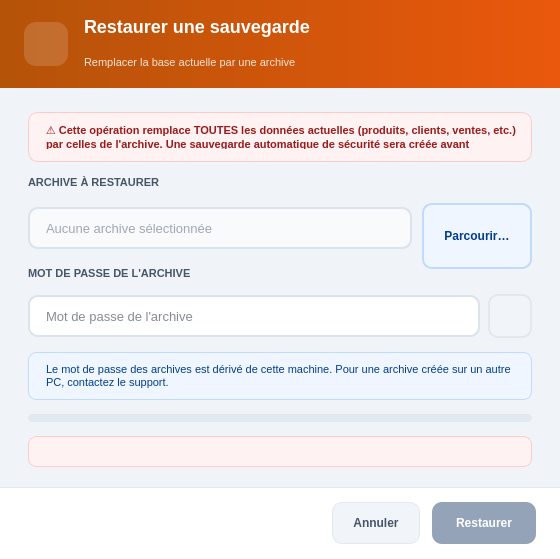
<?xml version="1.0" encoding="UTF-8"?>
<ui version="4.0">
 <class>Dialog</class>
 <widget class="QDialog" name="Dialog">
  <property name="geometry">
   <rect>
    <x>0</x>
    <y>0</y>
    <width>560</width>
    <height>559</height>
   </rect>
  </property>
  <property name="minimumSize">
   <size>
    <width>560</width>
    <height>500</height>
   </size>
  </property>
  <property name="windowTitle">
   <string>Restaurer une sauvegarde — Nova Pharma</string>
  </property>
  <property name="styleSheet">
   <string notr="true">QDialog#Dialog { background: #f0f4f8; }
QDialog#Dialog QLabel { background: transparent; }</string>
  </property>
  <layout class="QVBoxLayout" name="mainLayout">
   <property name="spacing">
    <number>0</number>
   </property>
   <property name="leftMargin">
    <number>0</number>
   </property>
   <property name="topMargin">
    <number>0</number>
   </property>
   <property name="rightMargin">
    <number>0</number>
   </property>
   <property name="bottomMargin">
    <number>0</number>
   </property>
   <item>
    <widget class="QFrame" name="header">
     <property name="minimumSize">
      <size>
       <width>0</width>
       <height>88</height>
      </size>
     </property>
     <property name="maximumSize">
      <size>
       <width>16777215</width>
       <height>88</height>
      </size>
     </property>
     <property name="styleSheet">
      <string notr="true">QFrame#header { background: qlineargradient(x1:0, y1:0, x2:1, y2:0, stop:0 #b45309, stop:1 #ea580c); border: none; }
QFrame#header QLabel { background: transparent; color: #ffffff; }</string>
     </property>
     <layout class="QHBoxLayout" name="headerLayout">
      <property name="spacing">
       <number>16</number>
      </property>
      <property name="leftMargin">
       <number>24</number>
      </property>
      <property name="rightMargin">
       <number>24</number>
      </property>
      <item>
       <widget class="QToolButton" name="lbl_header_icon">
        <property name="minimumSize">
         <size>
          <width>44</width>
          <height>44</height>
         </size>
        </property>
        <property name="maximumSize">
         <size>
          <width>44</width>
          <height>44</height>
         </size>
        </property>
        <property name="styleSheet">
         <string notr="true">QToolButton { background: rgba(255,255,255,0.15); border-radius: 12px; border: none; padding: 11px; }</string>
        </property>
        <property name="icon">
         <iconset resource="../Icon.qrc">
          <normaloff>:/Icon/Icons/upload_white.svg</normaloff>:/Icon/Icons/upload_white.svg</iconset>
        </property>
        <property name="iconSize">
         <size>
          <width>22</width>
          <height>22</height>
         </size>
        </property>
        <property name="autoRaise">
         <bool>true</bool>
        </property>
       </widget>
      </item>
      <item>
       <layout class="QVBoxLayout" name="headerTitleBox">
        <property name="spacing">
         <number>2</number>
        </property>
        <item>
         <widget class="QLabel" name="lbl_header_title">
          <property name="styleSheet">
           <string notr="true">font-size: 18px; font-weight: 800; color: #ffffff; background: transparent;</string>
          </property>
          <property name="text">
           <string>Restaurer une sauvegarde</string>
          </property>
         </widget>
        </item>
        <item>
         <widget class="QLabel" name="lbl_header_sub">
          <property name="styleSheet">
           <string notr="true">font-size: 11px; color: rgba(255,255,255,0.85); background: transparent;</string>
          </property>
          <property name="text">
           <string>Remplacer la base actuelle par une archive</string>
          </property>
         </widget>
        </item>
       </layout>
      </item>
     </layout>
    </widget>
   </item>
   <item>
    <layout class="QVBoxLayout" name="bodyLayout">
     <property name="spacing">
      <number>14</number>
     </property>
     <property name="leftMargin">
      <number>28</number>
     </property>
     <property name="topMargin">
      <number>24</number>
     </property>
     <property name="rightMargin">
      <number>28</number>
     </property>
     <property name="bottomMargin">
      <number>20</number>
     </property>
     <item>
      <widget class="QLabel" name="lbl_warning">
       <property name="styleSheet">
        <string notr="true">color: #991b1b; font-size: 11px; font-weight: 600; background: #fef2f2; border: 1px solid #fecaca; border-radius: 10px; padding: 12px 14px;</string>
       </property>
       <property name="text">
        <string>⚠ Cette opération remplace TOUTES les données actuelles (produits, clients, ventes, etc.) par celles de l'archive. Une sauvegarde automatique de sécurité sera créée avant l'opération.</string>
       </property>
       <property name="wordWrap">
        <bool>true</bool>
       </property>
      </widget>
     </item>
     <item>
      <widget class="QLabel" name="lbl_archive">
       <property name="styleSheet">
        <string notr="true">color: #475569; font-size: 11px; font-weight: 700;</string>
       </property>
       <property name="text">
        <string>ARCHIVE À RESTAURER</string>
       </property>
      </widget>
     </item>
     <item>
      <layout class="QHBoxLayout" name="archiveRow">
       <property name="spacing">
        <number>10</number>
       </property>
       <item>
        <widget class="QLineEdit" name="edit_archive">
         <property name="minimumSize">
          <size>
           <width>0</width>
           <height>42</height>
          </size>
         </property>
         <property name="styleSheet">
          <string notr="true">QLineEdit { background: #ffffff; border: 1.5px solid #dbe3ec; border-radius: 10px; padding: 10px 14px; font-size: 13px; color: #0f172a; }
QLineEdit:read-only { background: #f8fafc; color: #475569; }</string>
         </property>
         <property name="readOnly">
          <bool>true</bool>
         </property>
         <property name="placeholderText">
          <string>Aucune archive sélectionnée</string>
         </property>
        </widget>
       </item>
       <item>
        <widget class="QPushButton" name="btn_browse">
         <property name="cursor">
          <cursorShape>PointingHandCursor</cursorShape>
         </property>
         <property name="styleSheet">
          <string notr="true">QPushButton { background: #eff6ff; color: #023E8A; border: 1.5px solid #bfdbfe; border-radius: 10px; padding: 10px 20px; font-size: 12px; font-weight: 700; min-height: 42px; }
QPushButton:hover { background: #dbeafe; border-color: #93c5fd; }</string>
         </property>
         <property name="text">
          <string>Parcourir…</string>
         </property>
        </widget>
       </item>
      </layout>
     </item>
     <item>
      <widget class="QLabel" name="lbl_pwd">
       <property name="styleSheet">
        <string notr="true">color: #475569; font-size: 11px; font-weight: 700;</string>
       </property>
       <property name="text">
        <string>MOT DE PASSE DE L'ARCHIVE</string>
       </property>
      </widget>
     </item>
     <item>
      <layout class="QHBoxLayout" name="pwdRow">
       <property name="spacing">
        <number>8</number>
       </property>
       <item>
        <widget class="QLineEdit" name="edit_pwd">
         <property name="minimumSize">
          <size>
           <width>0</width>
           <height>42</height>
          </size>
         </property>
         <property name="styleSheet">
          <string notr="true">QLineEdit { background: #ffffff; border: 1.5px solid #dbe3ec; border-radius: 10px; padding: 10px 14px; font-size: 13px; color: #0f172a; }
QLineEdit:focus { border-color: #0077B6; }</string>
         </property>
         <property name="echoMode">
          <enum>QLineEdit::EchoMode::Password</enum>
         </property>
         <property name="placeholderText">
          <string>Mot de passe de l'archive</string>
         </property>
        </widget>
       </item>
       <item>
        <widget class="QPushButton" name="btn_toggle_pwd">
         <property name="minimumSize">
          <size>
           <width>44</width>
           <height>44</height>
          </size>
         </property>
         <property name="maximumSize">
          <size>
           <width>44</width>
           <height>44</height>
          </size>
         </property>
         <property name="cursor">
          <cursorShape>PointingHandCursor</cursorShape>
         </property>
         <property name="styleSheet">
          <string notr="true">QPushButton { background: #f1f5f9; border: 1.5px solid #e2e8f0; border-radius: 10px; }
QPushButton:hover { background: #e2e8f0; }</string>
         </property>
         <property name="text">
          <string/>
         </property>
         <property name="icon">
          <iconset resource="../Icon.qrc">
           <normaloff>:/Icon/Icons/eye.svg</normaloff>:/Icon/Icons/eye.svg</iconset>
         </property>
         <property name="iconSize">
          <size>
           <width>18</width>
           <height>18</height>
          </size>
         </property>
        </widget>
       </item>
      </layout>
     </item>
     <item>
      <widget class="QLabel" name="lbl_pwd_info">
       <property name="styleSheet">
        <string notr="true">color: #023E8A; font-size: 11px; background: #eff6ff; border: 1px solid #bfdbfe; border-radius: 8px; padding: 10px 14px;</string>
       </property>
       <property name="text">
        <string>Le mot de passe des archives est dérivé de cette machine. Pour une archive créée sur un autre PC, contactez le support.</string>
       </property>
       <property name="wordWrap">
        <bool>true</bool>
       </property>
      </widget>
     </item>
     <item>
      <widget class="QProgressBar" name="progress">
       <property name="minimumSize">
        <size>
         <width>0</width>
         <height>8</height>
        </size>
       </property>
       <property name="maximumSize">
        <size>
         <width>16777215</width>
         <height>8</height>
        </size>
       </property>
       <property name="visible">
        <bool>false</bool>
       </property>
       <property name="styleSheet">
        <string notr="true">QProgressBar { background: #e2e8f0; border: none; border-radius: 4px; }
QProgressBar::chunk { background: qlineargradient(x1:0, y1:0, x2:1, y2:0, stop:0 #ea580c, stop:1 #f97316); border-radius: 4px; }</string>
       </property>
       <property name="value">
        <number>0</number>
       </property>
       <property name="textVisible">
        <bool>false</bool>
       </property>
      </widget>
     </item>
     <item>
      <widget class="QLabel" name="lbl_error">
       <property name="visible">
        <bool>false</bool>
       </property>
       <property name="styleSheet">
        <string notr="true">color: #DC2626; font-size: 11px; font-weight: 600; background: #fef2f2; border: 1px solid #fecaca; border-radius: 8px; padding: 8px 12px;</string>
       </property>
       <property name="text">
        <string/>
       </property>
       <property name="wordWrap">
        <bool>true</bool>
       </property>
      </widget>
     </item>
     <item>
      <spacer name="bodySpacer">
       <property name="orientation">
        <enum>Qt::Orientation::Vertical</enum>
       </property>
       <property name="sizeHint" stdset="0">
        <size>
         <width>20</width>
         <height>20</height>
        </size>
       </property>
      </spacer>
     </item>
    </layout>
   </item>
   <item>
    <widget class="QFrame" name="footer">
     <property name="minimumSize">
      <size>
       <width>0</width>
       <height>72</height>
      </size>
     </property>
     <property name="maximumSize">
      <size>
       <width>16777215</width>
       <height>72</height>
      </size>
     </property>
     <property name="styleSheet">
      <string notr="true">QFrame#footer { background: #ffffff; border-top: 1px solid #e2e8f0; }</string>
     </property>
     <layout class="QHBoxLayout" name="footerLayout">
      <property name="spacing">
       <number>12</number>
      </property>
      <property name="leftMargin">
       <number>24</number>
      </property>
      <property name="rightMargin">
       <number>24</number>
      </property>
      <item>
       <spacer name="footerSpacer">
        <property name="orientation">
         <enum>Qt::Orientation::Horizontal</enum>
        </property>
        <property name="sizeHint" stdset="0">
         <size>
          <width>40</width>
          <height>20</height>
         </size>
        </property>
       </spacer>
      </item>
      <item>
       <widget class="QPushButton" name="btn_cancel">
        <property name="minimumSize">
         <size>
          <width>0</width>
          <height>42</height>
         </size>
        </property>
        <property name="cursor">
         <cursorShape>PointingHandCursor</cursorShape>
        </property>
        <property name="styleSheet">
         <string notr="true">QPushButton { background: #f1f5f9; color: #475569; border: 1px solid #e2e8f0; border-radius: 10px; font-size: 12px; font-weight: 700; padding: 0 20px; }
QPushButton:hover { background: #e2e8f0; }</string>
        </property>
        <property name="text">
         <string>Annuler</string>
        </property>
       </widget>
      </item>
      <item>
       <widget class="QPushButton" name="btn_restore">
        <property name="enabled">
         <bool>false</bool>
        </property>
        <property name="minimumSize">
         <size>
          <width>0</width>
          <height>42</height>
         </size>
        </property>
        <property name="cursor">
         <cursorShape>PointingHandCursor</cursorShape>
        </property>
        <property name="styleSheet">
         <string notr="true">QPushButton { background: #dc2626; color: #ffffff; border: none; border-radius: 10px; font-size: 12px; font-weight: 800; padding: 0 24px; }
QPushButton:hover { background: #b91c1c; }
QPushButton:disabled { background: #94a3b8; }</string>
        </property>
        <property name="text">
         <string>Restaurer</string>
        </property>
       </widget>
      </item>
     </layout>
    </widget>
   </item>
  </layout>
 </widget>
 <resources>
  <include location="../Icon.qrc"/>
 </resources>
 <connections/>
</ui>
